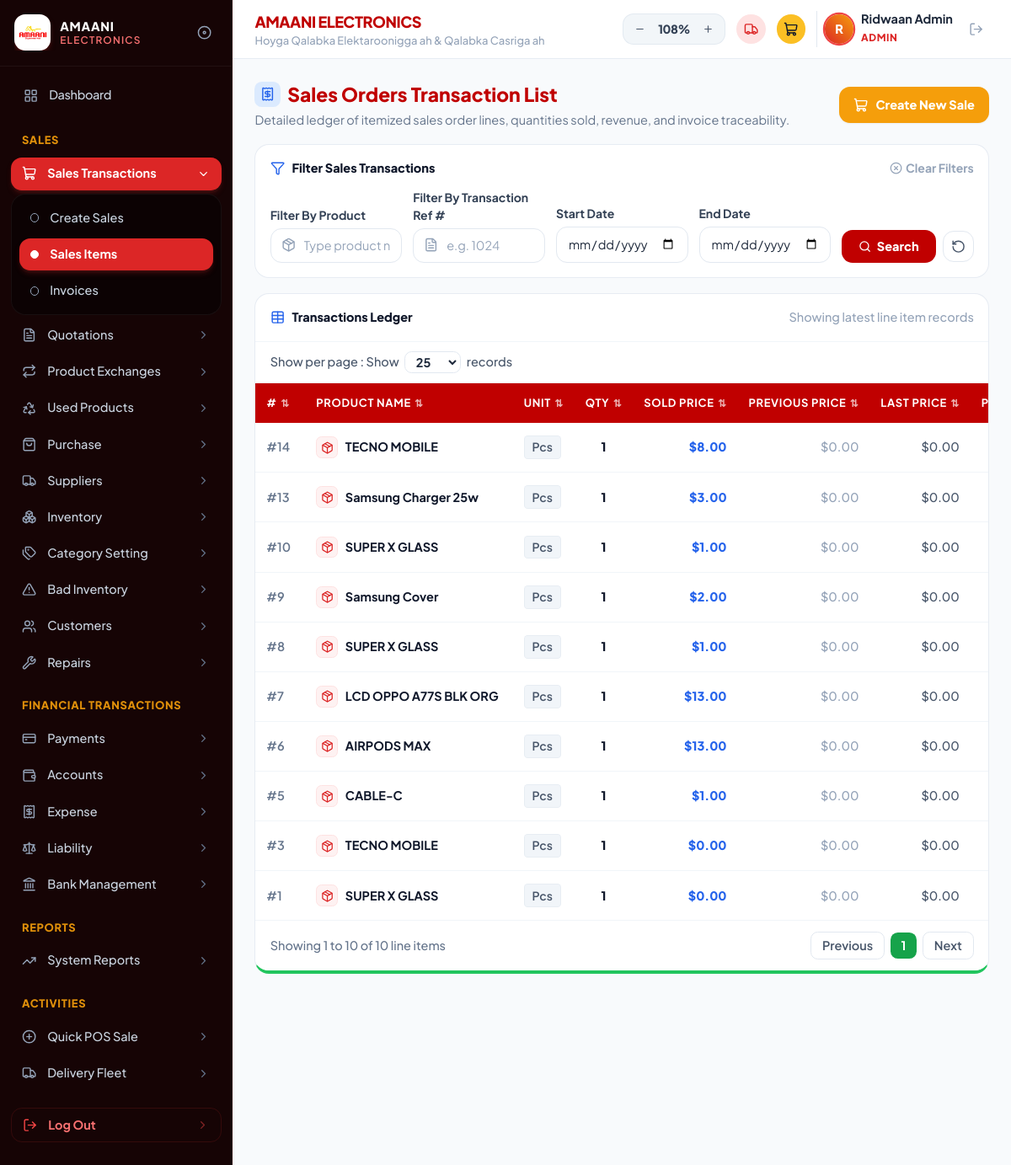
/sales_items.php (signed in), run on the app's committed database.
### tables this page shows
CREATE TABLE `sale_items` (
  `id` int(11) NOT NULL AUTO_INCREMENT,
  `sale_id` int(11) DEFAULT NULL,
  `product_id` int(11) DEFAULT NULL,
  `product_name` varchar(255) DEFAULT NULL,
  `qty` int(11) DEFAULT 1,
  `unit_price` decimal(10,2) DEFAULT 0.00,
  `total_price` decimal(10,2) DEFAULT 0.00,
  `unit` varchar(20) DEFAULT 'Pcs',
  `sold_price` decimal(10,2) DEFAULT 0.00,
  `previous_price` decimal(10,2) DEFAULT 0.00,
  `last_price` decimal(10,2) DEFAULT 0.00,
  `prev_wholesale` decimal(10,2) DEFAULT 0.00,
  `wholesale_price` decimal(10,2) DEFAULT 0.00,
  `sale_type` varchar(50) DEFAULT 'Retail',
  `branch` varchar(100) DEFAULT 'Boorama Branch',
  `transaction_id` varchar(50) DEFAULT '#1',
  `created_by` varchar(100) DEFAULT 'Abdiwasac',
  `created_at` date DEFAULT NULL,
  PRIMARY KEY (`id`),
  KEY `sale_id` (`sale_id`),
  CONSTRAINT `sale_items_ibfk_1` FOREIGN KEY (`sale_id`) REFERENCES `sales` (`id`) ON DELETE CASCADE
);

### sales_items.php (the view, shortened to what the rows shown need)
<?php
require_once __DIR__ . '/includes/header.php';
require_once __DIR__ . '/includes/sidebar.php';
$perPage         = intval($_GET['per_page'] ?? 25);
$where  = ["1=1", "si.sale_type != 'Returned'"];
$params = [];
if ($currentBranch !== 'All Branches') {
    $where[]  = "(si.branch = ? OR si.branch LIKE ?)";
    $params[] = $currentBranch;
    $params[] = "%$currentBranch%";
}
$whereClause = implode(" AND ", $where);
$sql = "SELECT si.*,
               s.customer_name,
               s.phone          AS customer_phone,
               s.subtotal,
               s.discount,
               s.total_sale,
               s.paid_amount,
               (s.total_sale - s.paid_amount) AS balance,
               s.payment_method,
               s.notes          AS sale_notes,
               s.sale_date,
               s.return_date,
               s.status         AS sale_status
        FROM sale_items si
        LEFT JOIN sales s ON (
            s.invoice_number = si.transaction_id
            OR CONCAT('#', s.invoice_number) = si.transaction_id
            OR s.invoice_number = REPLACE(si.transaction_id, '#', '')
        )
        WHERE $whereClause
        ORDER BY si.id DESC
        LIMIT $perPage";
$stmt = $pdo->prepare($sql);
$stmt->execute($params);
$items = $stmt->fetchAll(PDO::FETCH_ASSOC);
?>
<main class="flex-1 min-w-0 space-y-4">
    <div id="sales-orders-list-view" class="space-y-4">
        <div class="flex flex-col sm:flex-row items-start sm:items-center justify-between gap-3">
            <div>
                <h2 class="text-xl font-black text-[#c00000] flex items-center gap-2">
                    <span class="w-7 h-7 rounded-lg bg-blue-100 text-[#0B2A5B] flex items-center justify-center shrink-0">
                        <i data-lucide="receipt" class="w-4 h-4 text-blue-600"></i>
                    </span>
                    <span>Sales Orders Transaction List</span>
                </h2>
            </div>
        </div>
        <div class="bg-white rounded-2xl border border-slate-200/80 shadow-xs overflow-hidden flex flex-col relative border-b-4 border-b-green-500">
            <div class="overflow-x-auto">
                <table class="w-full text-left text-xs whitespace-nowrap" id="sales-items-table">
                    <thead class="bg-[#c00000] text-white uppercase font-black text-[10px] tracking-wider select-none">
                        <tr>
                            <th class="py-3 px-3 cursor-pointer hover:bg-red-700 transition-colors" onclick="sortTable(0)">
                                <div class="flex items-center gap-1">
                                    <span>#</span>
                                    <span class="text-[9px] opacity-70">⇅</span>
                                </div>
                            </th>
                            <th class="py-3 px-4 cursor-pointer hover:bg-red-700 transition-colors" onclick="sortTable(1)">
                                <div class="flex items-center gap-1">
                                    <span>PRODUCT NAME</span>
                                    <span class="text-[9px] opacity-70">⇅</span>
                                </div>
                            </th>
                            <th class="py-3 px-3 cursor-pointer hover:bg-red-700 transition-colors" onclick="sortTable(2)">
                                <div class="flex items-center gap-1">
                                    <span>UNIT</span>
                                    <span class="text-[9px] opacity-70">⇅</span>
                                </div>
                            </th>
                            <th class="py-3 px-3 text-center cursor-pointer hover:bg-red-700 transition-colors" onclick="sortTable(3)">
                                <div class="flex items-center justify-center gap-1">
                                    <span>QTY</span>
                                    <span class="text-[9px] opacity-70">⇅</span>
                                </div>
                            </th>
                            <th class="py-3 px-3 text-right cursor-pointer hover:bg-red-700 transition-colors" onclick="sortTable(4)">
                                <div class="flex items-center justify-end gap-1">
                                    <span>SOLD PRICE</span>
                                    <span class="text-[9px] opacity-70">⇅</span>
                                </div>
                            </th>
                            <th class="py-3 px-3 text-right cursor-pointer hover:bg-red-700 transition-colors" onclick="sortTable(5)">
                                <div class="flex items-center justify-end gap-1">
                                    <span>PREVIOUS PRICE</span>
                                    <span class="text-[9px] opacity-70">⇅</span>
                                </div>
                            </th>
                            <th class="py-3 px-3 text-right cursor-pointer hover:bg-red-700 transition-colors" onclick="sortTable(6)">
                                <div class="flex items-center justify-end gap-1">
                                    <span>LAST PRICE</span>
                                    <span class="text-[9px] opacity-70">⇅</span>
                                </div>
                            </th>
                            <th class="py-3 px-3 text-right cursor-pointer hover:bg-red-700 transition-colors" onclick="sortTable(7)">
                                <div class="flex items-center justify-end gap-1">
                                    <span>PREV WHOLESALE</span>
                                </div>
                            </th>
                        </tr>
                    </thead>
                    <tbody class="divide-y divide-slate-100 font-medium">
                        <?php if (empty($items)): ?>
                        <tr>
                            <td colspan="16" class="py-12 text-center text-slate-400 font-bold">
                                No sales transactions matching your search criteria.
                            </td>
                        </tr>
                        <?php else: ?>
                        <?php foreach ($items as $it):
                            $id = $it['id'];
                            $name = $it['product_name'] ?? 'Product';
                            $unit = $it['unit'] ?? 'Pcs';
                            $qty = intval($it['qty'] ?? 1);
                            $soldPrice = floatval($it['sold_price'] ?? $it['unit_price'] ?? 0);
                            $prevPrice = floatval($it['previous_price'] ?? ($soldPrice * 0.9));
                            $lastPrice = floatval($it['last_price'] ?? $soldPrice);
                        ?>
                        <tr class="hover:bg-slate-50/80 transition-colors">
                            <td class="py-3 px-3 font-semibold text-slate-500">
                                #<?= $id ?>
                            </td>
                            <td class="py-3 px-4">
                                <div class="flex items-center gap-2">
                                    <span class="w-6 h-6 rounded-md bg-red-50 text-red-600 flex items-center justify-center shrink-0 border border-red-100 shadow-xs">
                                        <i data-lucide="package" class="w-3.5 h-3.5"></i>
                                    </span>
                                    <span class="font-bold text-slate-900"><?= htmlspecialchars($name) ?></span>
                                </div>
                            </td>
                            <td class="py-3 px-3">
                                <span class="inline-block bg-slate-100 text-slate-600 px-2 py-0.5 rounded text-[11px] font-semibold border border-slate-200/60">
                                    <?= htmlspecialchars($unit) ?>
                                </span>
                            </td>
                            <td class="py-3 px-3 text-center font-extrabold text-slate-900">
                                <?= $qty ?>
                            </td>
                            <td class="py-3 px-3 text-right font-black text-blue-600">
                                $<?= number_format($soldPrice, 2) ?>
                            </td>
                            <td class="py-3 px-3 text-right text-slate-400 font-medium">
                                $<?= number_format($prevPrice, 2) ?>
                            </td>
                            <td class="py-3 px-3 text-right text-slate-600 font-medium">
                                $<?= number_format($lastPrice, 2) ?>
                            </td>
                            <td class="py-3 px-3 text-right text-slate-400 font-medium">
                            </td>
                        </tr>
                        <?php endforeach; ?>
                        <?php endif; ?>
                    </tbody>
                </table>
            </div>
        </div>
    </div>
</main>
<?php require_once __DIR__ . '/includes/footer.php'; ?>

### data on the page
sale_items: id "14", product_name "TECNO MOBILE", unit "Pcs", qty "1", sold_price "8.00", previous_price "0.00", last_price "0.00"
sale_items: id "13", product_name "Samsung Charger 25w", unit "Pcs", qty "1", sold_price "3.00", previous_price "0.00", last_price "0.00"
sale_items: id "10", product_name "SUPER X GLASS", unit "Pcs", qty "1", sold_price "1.00", previous_price "0.00", last_price "0.00"
sale_items: id "9", product_name "Samsung Cover", unit "Pcs", qty "1", sold_price "2.00", previous_price "0.00", last_price "0.00"
sale_items: id "8", product_name "SUPER X GLASS", unit "Pcs", qty "1", sold_price "1.00", previous_price "0.00", last_price "0.00"
sale_items: id "7", product_name "LCD OPPO A77S BLK ORG", unit "Pcs", qty "1", sold_price "13.00", previous_price "0.00", last_price "0.00"
sale_items: id "6", product_name "AIRPODS MAX", unit "Pcs", qty "1", sold_price "13.00", previous_price "0.00", last_price "0.00"
sale_items: id "5", product_name "CABLE-C", unit "Pcs", qty "1", sold_price "1.00", previous_price "0.00", last_price "0.00"
sale_items: id "3", product_name "TECNO MOBILE", unit "Pcs", qty "1", sold_price "0.00", previous_price "0.00", last_price "0.00"
sale_items: id "1", product_name "SUPER X GLASS", unit "Pcs", qty "1", sold_price "0.00", previous_price "0.00", last_price "0.00"

### other printed values
$userInitial "R"
$userName "Ridwaan Admin"
$userRole "ADMIN"
$totalItemsCount "10"
